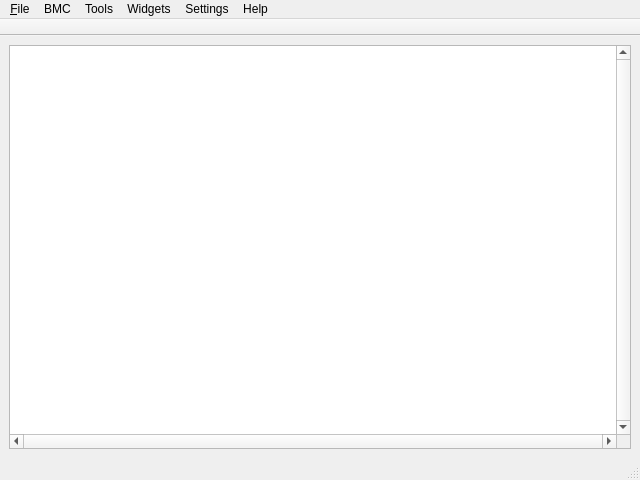
<?xml version="1.0" encoding="UTF-8"?>
<ui version="4.0">
 <class>sccGuiClass</class>
 <widget class="QMainWindow" name="sccGuiClass">
  <property name="enabled">
   <bool>true</bool>
  </property>
  <property name="geometry">
   <rect>
    <x>0</x>
    <y>0</y>
    <width>640</width>
    <height>480</height>
   </rect>
  </property>
  <property name="windowTitle">
   <string>sccGui</string>
  </property>
  <widget class="QWidget" name="centralwidget">
   <layout class="QGridLayout" name="gridLayout">
    <item row="0" column="0">
     <widget class="QTextEdit" name="textEdit">
      <property name="frameShape">
       <enum>QFrame::StyledPanel</enum>
      </property>
      <property name="frameShadow">
       <enum>QFrame::Sunken</enum>
      </property>
      <property name="lineWidth">
       <number>1</number>
      </property>
      <property name="midLineWidth">
       <number>0</number>
      </property>
      <property name="verticalScrollBarPolicy">
       <enum>Qt::ScrollBarAlwaysOn</enum>
      </property>
      <property name="horizontalScrollBarPolicy">
       <enum>Qt::ScrollBarAlwaysOn</enum>
      </property>
      <property name="readOnly">
       <bool>true</bool>
      </property>
     </widget>
    </item>
   </layout>
  </widget>
  <widget class="QToolBar" name="fileToolBar">
   <property name="windowTitle">
    <string>File Toolbar</string>
   </property>
   <property name="movable">
    <bool>false</bool>
   </property>
   <property name="allowedAreas">
    <set>Qt::AllToolBarAreas</set>
   </property>
   <attribute name="toolBarArea">
    <enum>TopToolBarArea</enum>
   </attribute>
   <attribute name="toolBarBreak">
    <bool>false</bool>
   </attribute>
  </widget>
  <widget class="QToolBar" name="bmcToolBar">
   <property name="windowTitle">
    <string>BMC Toolbar</string>
   </property>
   <property name="movable">
    <bool>false</bool>
   </property>
   <property name="allowedAreas">
    <set>Qt::AllToolBarAreas</set>
   </property>
   <attribute name="toolBarArea">
    <enum>TopToolBarArea</enum>
   </attribute>
   <attribute name="toolBarBreak">
    <bool>false</bool>
   </attribute>
  </widget>
  <widget class="QToolBar" name="toolsToolBar">
   <property name="windowTitle">
    <string>Tools Toolbar</string>
   </property>
   <property name="movable">
    <bool>false</bool>
   </property>
   <attribute name="toolBarArea">
    <enum>TopToolBarArea</enum>
   </attribute>
   <attribute name="toolBarBreak">
    <bool>false</bool>
   </attribute>
  </widget>
  <widget class="QToolBar" name="widgetToolBar">
   <property name="windowTitle">
    <string>Widget Toolbar</string>
   </property>
   <property name="movable">
    <bool>false</bool>
   </property>
   <attribute name="toolBarArea">
    <enum>TopToolBarArea</enum>
   </attribute>
   <attribute name="toolBarBreak">
    <bool>false</bool>
   </attribute>
  </widget>
  <widget class="QStatusBar" name="statusBar"/>
  <widget class="QMenuBar" name="menubar">
   <property name="geometry">
    <rect>
     <x>0</x>
     <y>0</y>
     <width>640</width>
     <height>23</height>
    </rect>
   </property>
   <property name="statusTip">
    <string/>
   </property>
   <widget class="QMenu" name="menuFile">
    <property name="title">
     <string>&amp;File</string>
    </property>
    <addaction name="actionClearLogWindow"/>
    <addaction name="actionExit"/>
   </widget>
   <widget class="QMenu" name="menuHelp">
    <property name="layoutDirection">
     <enum>Qt::LeftToRight</enum>
    </property>
    <property name="title">
     <string>Help</string>
    </property>
    <addaction name="actionAbout"/>
   </widget>
   <widget class="QMenu" name="menuSettings">
    <property name="title">
     <string>Settings</string>
    </property>
    <widget class="QMenu" name="menuGuiSettings">
     <property name="title">
      <string>GUI settings</string>
     </property>
     <addaction name="actionSplashscreenEnabled"/>
     <addaction name="actionSaveGeometry"/>
     <addaction name="actionRestoreGeometry"/>
    </widget>
    <widget class="QMenu" name="menuDebugSettings">
     <property name="title">
      <string>Debug settings</string>
     </property>
     <addaction name="actionSetPacketTraceFile"/>
     <addaction name="actionSetPacketTraceMode"/>
     <addaction name="actionEnableSoftwareRamAndUart"/>
    </widget>
    <widget class="QMenu" name="menuLinuxBootSettings">
     <property name="title">
      <string>Linux boot settings</string>
     </property>
     <addaction name="actionLinuxEnableL2"/>
     <addaction name="actionLinuxClearMPBs"/>
     <addaction name="actionLinuxSelectImage"/>
     <addaction name="actionLinuxRestoreImage"/>
     <addaction name="actionLinuxBootAll"/>
     <addaction name="actionSetLinuxGeometry"/>
     <addaction name="actionPopshmSettings"/>
     <addaction name="actionCmdLineArgs"/>
    </widget>
    <addaction name="menuGuiSettings"/>
    <addaction name="menuDebugSettings"/>
    <addaction name="menuLinuxBootSettings"/>
   </widget>
   <widget class="QMenu" name="menuWidgets">
    <property name="title">
     <string>Widgets</string>
    </property>
    <addaction name="actionFlitWidget"/>
    <addaction name="actionPacketWidget"/>
    <addaction name="actionReadMemWidget"/>
    <addaction name="actionPerfmeterWidget"/>
    <addaction name="actionStartkScreen"/>
   </widget>
   <widget class="QMenu" name="menuBMC">
    <property name="title">
     <string>BMC</string>
    </property>
    <addaction name="actionInitializePlatform"/>
    <addaction name="actionTrainSystemInterface"/>
    <addaction name="actionExecuteRccFile"/>
    <addaction name="actionGetBoardStatus"/>
    <addaction name="actionResetPlatform"/>
    <addaction name="actionCustomBmcCmd"/>
   </widget>
   <widget class="QMenu" name="menuTools">
    <property name="title">
     <string>Tools</string>
    </property>
    <addaction name="actionWischer"/>
    <addaction name="actionBootLinux"/>
    <addaction name="actionTestMemory"/>
    <addaction name="actionPreloadObject"/>
    <addaction name="actionPreloadLut"/>
    <addaction name="actionClearMPBs"/>
    <addaction name="actionChangeL2Enables"/>
    <addaction name="actionChangeResets"/>
   </widget>
   <addaction name="menuFile"/>
   <addaction name="menuBMC"/>
   <addaction name="menuTools"/>
   <addaction name="menuWidgets"/>
   <addaction name="menuSettings"/>
   <addaction name="separator"/>
   <addaction name="menuHelp"/>
  </widget>
  <action name="actionExit">
   <property name="icon">
    <iconset resource="resources.qrc">
     <normaloff>:/resources/menuIcons/exit.png</normaloff>:/resources/menuIcons/exit.png</iconset>
   </property>
   <property name="text">
    <string>&amp;Quit</string>
   </property>
   <property name="toolTip">
    <string>Close sccGui...</string>
   </property>
   <property name="statusTip">
    <string/>
   </property>
   <property name="shortcut">
    <string>Ctrl+Q</string>
   </property>
  </action>
  <action name="actionAbout">
   <property name="text">
    <string>About</string>
   </property>
  </action>
  <action name="actionClearLogWindow">
   <property name="icon">
    <iconset resource="resources.qrc">
     <normaloff>:/resources/menuIcons/garbageEmpty.png</normaloff>:/resources/menuIcons/garbageEmpty.png</iconset>
   </property>
   <property name="text">
    <string>&amp;Clear log window</string>
   </property>
   <property name="iconText">
    <string>Clear log window</string>
   </property>
   <property name="toolTip">
    <string>Clear log window</string>
   </property>
  </action>
  <action name="actionSplashscreenEnabled">
   <property name="checkable">
    <bool>true</bool>
   </property>
   <property name="text">
    <string>Splashscreen enabled</string>
   </property>
  </action>
  <action name="actionSaveGeometry">
   <property name="text">
    <string>Save current window geometry</string>
   </property>
   <property name="toolTip">
    <string>Saves current window geometry for next start of the GUI...</string>
   </property>
  </action>
  <action name="actionRestoreGeometry">
   <property name="text">
    <string>Restore default window geometry</string>
   </property>
   <property name="toolTip">
    <string>Restores the default window geometry (centered, 640x480)...</string>
   </property>
  </action>
  <action name="actionFlitWidget">
   <property name="checkable">
    <bool>true</bool>
   </property>
   <property name="icon">
    <iconset resource="resources.qrc">
     <normaloff>:/resources/menuIcons/flitWidget.png</normaloff>:/resources/menuIcons/flitWidget.png</iconset>
   </property>
   <property name="text">
    <string>Flit widget (NC reads and writes)</string>
   </property>
   <property name="toolTip">
    <string>Open flit widget...</string>
   </property>
  </action>
  <action name="actionPacketWidget">
   <property name="checkable">
    <bool>true</bool>
   </property>
   <property name="icon">
    <iconset resource="resources.qrc">
     <normaloff>:/resources/menuIcons/packetWidget.png</normaloff>:/resources/menuIcons/packetWidget.png</iconset>
   </property>
   <property name="text">
    <string>Generic packet transfer widget</string>
   </property>
   <property name="toolTip">
    <string>Open packet widget...</string>
   </property>
  </action>
  <action name="actionReadMemWidget">
   <property name="checkable">
    <bool>true</bool>
   </property>
   <property name="icon">
    <iconset resource="resources.qrc">
     <normaloff>:/resources/menuIcons/ram.png</normaloff>:/resources/menuIcons/ram.png</iconset>
   </property>
   <property name="text">
    <string>Memory reader widget</string>
   </property>
   <property name="toolTip">
    <string>Open memory reader widget...</string>
   </property>
  </action>
  <action name="actionPerfmeterWidget">
   <property name="checkable">
    <bool>true</bool>
   </property>
   <property name="enabled">
    <bool>true</bool>
   </property>
   <property name="icon">
    <iconset resource="resources.qrc">
     <normaloff>:/resources/menuIcons/perfmeter.png</normaloff>:/resources/menuIcons/perfmeter.png</iconset>
   </property>
   <property name="text">
    <string>SCC performance meter</string>
   </property>
   <property name="toolTip">
    <string>Open performance meter widget...</string>
   </property>
  </action>
  <action name="actionSetPacketTraceFile">
   <property name="text">
    <string>Set packet trace file</string>
   </property>
  </action>
  <action name="actionSetPacketTraceMode">
   <property name="text">
    <string>Set packet trace mode</string>
   </property>
  </action>
  <action name="actionSelectActiveCores">
   <property name="text">
    <string>Select active cores</string>
   </property>
  </action>
  <action name="actionBootLinux">
   <property name="icon">
    <iconset resource="resources.qrc">
     <normaloff>:/resources/menuIcons/linuxBlue.png</normaloff>:/resources/menuIcons/linuxBlue.png</iconset>
   </property>
   <property name="text">
    <string>Boot Linux...</string>
   </property>
   <property name="toolTip">
    <string>Boot Linux</string>
   </property>
   <property name="statusTip">
    <string>Linux not booted! Click icon to start booting...</string>
   </property>
  </action>
  <action name="actionLinuxEnableL2">
   <property name="checkable">
    <bool>true</bool>
   </property>
   <property name="text">
    <string>Enable L2</string>
   </property>
  </action>
  <action name="actionLinuxSelectImage">
   <property name="text">
    <string>Choose custom Linux image (file dialog)</string>
   </property>
  </action>
  <action name="actionLinuxBootAll">
   <property name="checkable">
    <bool>true</bool>
   </property>
   <property name="text">
    <string>Always boot all 48 cores</string>
   </property>
  </action>
  <action name="actionPreloadObject">
   <property name="text">
    <string>Preload object file</string>
   </property>
  </action>
  <action name="actionChangeResets">
   <property name="text">
    <string>Change selected reset(s)</string>
   </property>
  </action>
  <action name="actionWischer">
   <property name="icon">
    <iconset resource="resources.qrc">
     <normaloff>:/resources/menuIcons/wischer.png</normaloff>:/resources/menuIcons/wischer.png</iconset>
   </property>
   <property name="text">
    <string>Software SCC reset</string>
   </property>
   <property name="toolTip">
    <string>Resets all cores and Tile registers...</string>
   </property>
   <property name="statusTip">
    <string/>
   </property>
  </action>
  <action name="actionToggleSelectedResets">
   <property name="text">
    <string>Toggle selected resets</string>
   </property>
  </action>
  <action name="actionLinuxClearMPBs">
   <property name="checkable">
    <bool>true</bool>
   </property>
   <property name="text">
    <string>Clear MPBs before booting</string>
   </property>
  </action>
  <action name="actionPreloadLut">
   <property name="text">
    <string>Preload LUT file</string>
   </property>
  </action>
  <action name="actionChangeL2Enables">
   <property name="text">
    <string>Change L2 enable(s)</string>
   </property>
  </action>
  <action name="actionClearMPBs">
   <property name="text">
    <string>Clear MPB(s)</string>
   </property>
  </action>
  <action name="actionGetBoardStatus">
   <property name="text">
    <string>Get board status</string>
   </property>
  </action>
  <action name="actionInitializePlatform">
   <property name="checkable">
    <bool>true</bool>
   </property>
   <property name="icon">
    <iconset resource="resources.qrc">
     <normaloff>:/resources/menuIcons/radiation.png</normaloff>:/resources/menuIcons/radiation.png</iconset>
   </property>
   <property name="text">
    <string>(Re-)initialize platform</string>
   </property>
  </action>
  <action name="actionExecuteRccFile">
   <property name="text">
    <string>Execute configuration file</string>
   </property>
  </action>
  <action name="actionConfigureBmcServer">
   <property name="text">
    <string>Configure BMC server</string>
   </property>
  </action>
  <action name="actionTrainSystemInterface">
   <property name="text">
    <string>Train system interface</string>
   </property>
  </action>
  <action name="actionStartkScreen">
   <property name="checkable">
    <bool>true</bool>
   </property>
   <property name="icon">
    <iconset resource="resources.qrc">
     <normaloff>:/resources/menuIcons/kScreen.png</normaloff>:/resources/menuIcons/kScreen.png</iconset>
   </property>
   <property name="text">
    <string>Start konsole (One tab per booted core)</string>
   </property>
  </action>
  <action name="actionTestMemory">
   <property name="icon">
    <iconset resource="resources.qrc">
     <normaloff>:/resources/menuIcons/sknife.png</normaloff>:/resources/menuIcons/sknife.png</iconset>
   </property>
   <property name="text">
    <string>Test and init DDR3 Memories</string>
   </property>
   <property name="iconText">
    <string>Test and init DDR3 Memories</string>
   </property>
   <property name="toolTip">
    <string>Tests all DDR3 memories and intitializes them with &quot;all zero&quot;!</string>
   </property>
   <property name="statusTip">
    <string/>
   </property>
  </action>
  <action name="actionLinuxRestoreImage">
   <property name="text">
    <string>Choose sccKit default Linux image</string>
   </property>
  </action>
  <action name="actionResetPlatform">
   <property name="text">
    <string>Hardware platform reset (SCC &amp;&amp; FPGA)</string>
   </property>
  </action>
  <action name="actionCustomBmcCmd">
   <property name="text">
    <string>Custom BMC command</string>
   </property>
  </action>
  <action name="actionSetLinuxGeometry">
   <property name="text">
    <string>Set Linux virtual display resolution</string>
   </property>
  </action>
  <action name="actionEnableSoftwareRamAndUart">
   <property name="checkable">
    <bool>true</bool>
   </property>
   <property name="text">
    <string>Enable software RAM and UART</string>
   </property>
  </action>
  <action name="actionPopshmSettings">
   <property name="enabled">
    <bool>true</bool>
   </property>
   <property name="text">
    <string>POP-SHM settings</string>
   </property>
  </action>
  <action name="actionCmdLineArgs">
   <property name="text">
    <string>Custom kernel command line arguments</string>
   </property>
  </action>
 </widget>
 <resources>
  <include location="resources.qrc"/>
 </resources>
 <connections/>
</ui>
